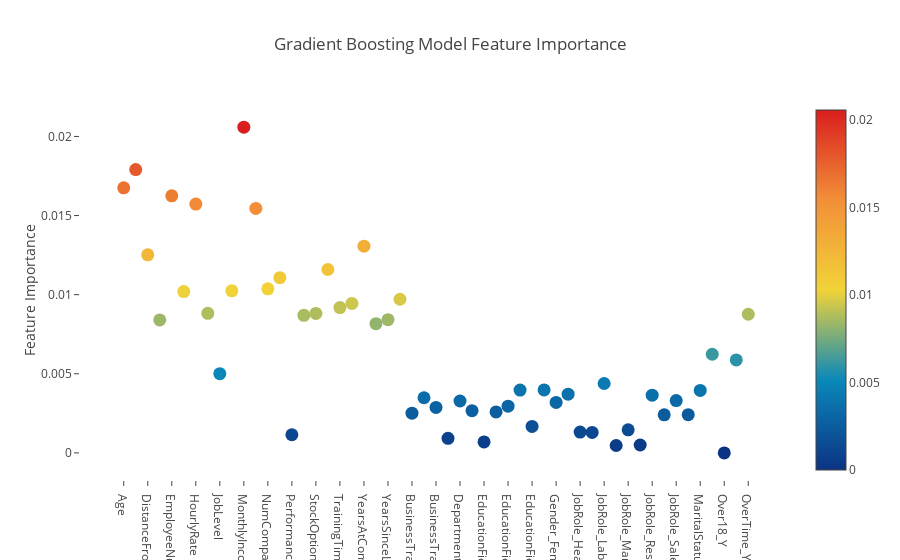

Notebook source saved alongside this figure:
### Code cell
# Scatter plot 
trace = go.Scatter(
    y = dt_model.feature_importances_,
    x = att_fin_df.columns.values,
    mode='markers',
    marker=dict(
        sizemode = 'diameter',
        sizeref = 1,
        size = 13,
        #size= rf.feature_importances_,
        #color = np.random.randn(500), #set color equal to a variable
        color = dt_model.feature_importances_,
        colorscale='Portland',
        showscale=True
    ),
    text = att_fin_df.columns.values
)
data = [trace]

layout= go.Layout(
    autosize= True,
    title= 'Gradient Boosting Model Feature Importance',
    hovermode= 'closest',
     xaxis= dict(
         ticklen= 5,
         showgrid=False,
        zeroline=False,
        showline=False
     ),
    yaxis=dict(
        title= 'Feature Importance',
        showgrid=False,
        zeroline=False,
        ticklen= 5,
        gridwidth= 2
    ),
    showlegend= False
)
fig = go.Figure(data=data, layout=layout)
py.iplot(fig,filename='scatter')

### Figure 1 — Plotly figure (JSON) as saved in the notebook; plotly's stock layout.template omitted (floating-point values rounded to 4 significant figures)
{"data": [{"marker": {"color": [0.01675, 0.01791, 0.01252, 0.008401, 0.01625, 0.01019, 0.01573, 0.008818, 0.005006, 0.01024, 0.02059, 0.01545, 0.01037, 0.01107, 0.001144, 0.008692, 0.008811, 0.01159, 0.009181, 0.009443, 0.01307, 0.008167, 0.008418, 0.009711, 0.002507, 0.003484, 0.002871, 0.0009224, 0.003278, 0.002669, 0.0006922, 0.002587, 0.00295, 0.00397, 0.001669, 0.003981, 0.003192, 0.003711, 0.001317, 0.001292, 0.004384, 0.0004676, 0.001456, 0.0004975, 0.003648, 0.002407, 0.003305, 0.002412, 0.00395, 0.006234, 0, 0.005875, 0.00876], "colorscale": "Portland", "showscale": true, "size": 13, "sizemode": "diameter", "sizeref": 1}, "mode": "markers", "text": ["Age", "DailyRate", "DistanceFromHome", "Education", "EmployeeNumber", "EnvironmentSatisfaction", "HourlyRate", "JobInvolvement", "JobLevel", "JobSatisfaction", "MonthlyIncome", "MonthlyRate", "NumCompaniesWorked", "PercentSalaryHike", "PerformanceRating", "RelationshipSatisfaction", "StockOptionLevel", "TotalWorkingYears", "TrainingTimesLastYear", "WorkLifeBalance", "YearsAtCompany", "YearsInCurrentRole", "YearsSinceLastPromotion", "YearsWithCurrManager", "BusinessTravel_Non-Travel", "BusinessTravel_Travel_Frequently", "BusinessTravel_Travel_Rarely", "Department_Human Resources", "Department_Research & Development", "Department_Sales", "EducationField_Human Resources", "EducationField_Life Sciences", "EducationField_Marketing", "EducationField_Medical", "EducationField_Other", "EducationField_Technical Degree", "Gender_Female", "Gender_Male", "JobRole_Healthcare Representative", "JobRole_Human Resources", "JobRole_Laboratory Technician", "JobRole_Manager", "JobRole_Manufacturing Director", "JobRole_Research Director", "JobRole_Research Scientist", "JobRole_Sales Executive", "JobRole_Sales Representative", "MaritalStatus_Divorced", "MaritalStatus_Married", "MaritalStatus_Single", "Over18_Y", "OverTime_No", "OverTime_Yes"], "type": "scatter", "x": ["Age", "DailyRate", "DistanceFromHome", "Education", "EmployeeNumber", "EnvironmentSatisfaction", "HourlyRate", "JobInvolvement", "JobLevel", "JobSatisfaction", "MonthlyIncome", "MonthlyRate", "NumCompaniesWorked", "PercentSalaryHike", "PerformanceRating", "RelationshipSatisfaction", "StockOptionLevel", "TotalWorkingYears", "TrainingTimesLastYear", "WorkLifeBalance", "YearsAtCompany", "YearsInCurrentRole", "YearsSinceLastPromotion", "YearsWithCurrManager", "BusinessTravel_Non-Travel", "BusinessTravel_Travel_Frequently", "BusinessTravel_Travel_Rarely", "Department_Human Resources", "Department_Research & Development", "Department_Sales", "EducationField_Human Resources", "EducationField_Life Sciences", "EducationField_Marketing", "EducationField_Medical", "EducationField_Other", "EducationField_Technical Degree", "Gender_Female", "Gender_Male", "JobRole_Healthcare Representative", "JobRole_Human Resources", "JobRole_Laboratory Technician", "JobRole_Manager", "JobRole_Manufacturing Director", "JobRole_Research Director", "JobRole_Research Scientist", "JobRole_Sales Executive", "JobRole_Sales Representative", "MaritalStatus_Divorced", "MaritalStatus_Married", "MaritalStatus_Single", "Over18_Y", "OverTime_No", "OverTime_Yes"], "y": [0.01675, 0.01791, 0.01252, 0.008401, 0.01625, 0.01019, 0.01573, 0.008818, 0.005006, 0.01024, 0.02059, 0.01545, 0.01037, 0.01107, 0.001144, 0.008692, 0.008811, 0.01159, 0.009181, 0.009443, 0.01307, 0.008167, 0.008418, 0.009711, 0.002507, 0.003484, 0.002871, 0.0009224, 0.003278, 0.002669, 0.0006922, 0.002587, 0.00295, 0.00397, 0.001669, 0.003981, 0.003192, 0.003711, 0.001317, 0.001292, 0.004384, 0.0004676, 0.001456, 0.0004975, 0.003648, 0.002407, 0.003305, 0.002412, 0.00395, 0.006234, 0, 0.005875, 0.00876]}], "layout": {"autosize": true, "hovermode": "closest", "showlegend": false, "title": "Gradient Boosting Model Feature Importance", "xaxis": {"showgrid": false, "showline": false, "ticklen": 5, "zeroline": false}, "yaxis": {"gridwidth": 2, "showgrid": false, "ticklen": 5, "title": "Feature Importance", "zeroline": false}}}
